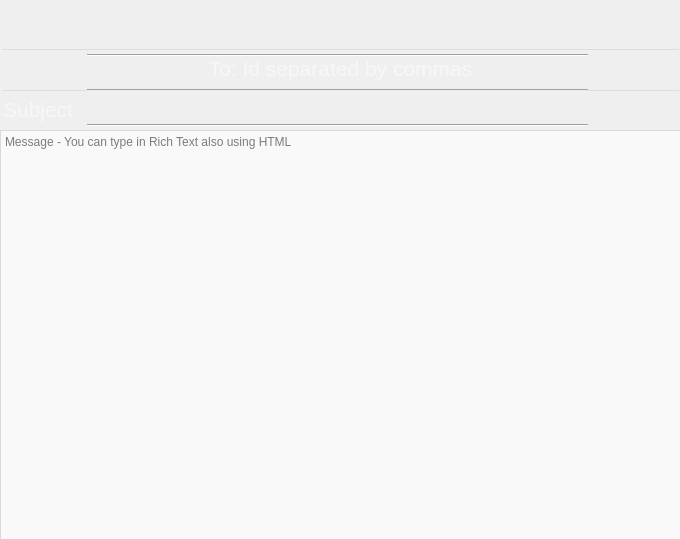
<?xml version="1.0" encoding="UTF-8"?>
<ui version="4.0">
 <class>Form</class>
 <widget class="QWidget" name="Form">
  <property name="geometry">
   <rect>
    <x>0</x>
    <y>0</y>
    <width>680</width>
    <height>539</height>
   </rect>
  </property>
  <property name="windowTitle">
   <string>Form</string>
  </property>
  <widget class="Line" name="line_3">
   <property name="geometry">
    <rect>
     <x>87</x>
     <y>115</y>
     <width>501</width>
     <height>20</height>
    </rect>
   </property>
   <property name="orientation">
    <enum>Qt::Horizontal</enum>
   </property>
  </widget>
  <widget class="Line" name="line">
   <property name="geometry">
    <rect>
     <x>87</x>
     <y>45</y>
     <width>501</width>
     <height>20</height>
    </rect>
   </property>
   <property name="orientation">
    <enum>Qt::Horizontal</enum>
   </property>
  </widget>
  <widget class="Line" name="line_2">
   <property name="geometry">
    <rect>
     <x>87</x>
     <y>80</y>
     <width>501</width>
     <height>20</height>
    </rect>
   </property>
   <property name="orientation">
    <enum>Qt::Horizontal</enum>
   </property>
  </widget>
  <widget class="QLineEdit" name="msgTo">
   <property name="geometry">
    <rect>
     <x>0</x>
     <y>48</y>
     <width>681</width>
     <height>41</height>
    </rect>
   </property>
   <property name="styleSheet">
    <string notr="true">background-color:rgba(255,255,255,0);color:white;font-size:16pt;</string>
   </property>
   <property name="alignment">
    <set>Qt::AlignCenter</set>
   </property>
   <property name="placeholderText">
    <string>To: Id separated by commas</string>
   </property>
  </widget>
  <widget class="QLineEdit" name="msgTo_2">
   <property name="geometry">
    <rect>
     <x>0</x>
     <y>89</y>
     <width>681</width>
     <height>41</height>
    </rect>
   </property>
   <property name="styleSheet">
    <string notr="true">background-color:rgba(255,255,255,0);color:white;font-size:16pt;</string>
   </property>
   <property name="alignment">
    <set>Qt::AlignLeading|Qt::AlignLeft|Qt::AlignVCenter</set>
   </property>
   <property name="placeholderText">
    <string>Subject</string>
   </property>
  </widget>
  <widget class="QTextEdit" name="textEdit">
   <property name="geometry">
    <rect>
     <x>0</x>
     <y>130</y>
     <width>681</width>
     <height>411</height>
    </rect>
   </property>
   <property name="styleSheet">
    <string notr="true">background-color:rgba(255,255,255,0.6);color:black;</string>
   </property>
   <property name="placeholderText">
    <string>Message - You can type in Rich Text also using HTML</string>
   </property>
  </widget>
 </widget>
 <resources/>
 <connections/>
</ui>
